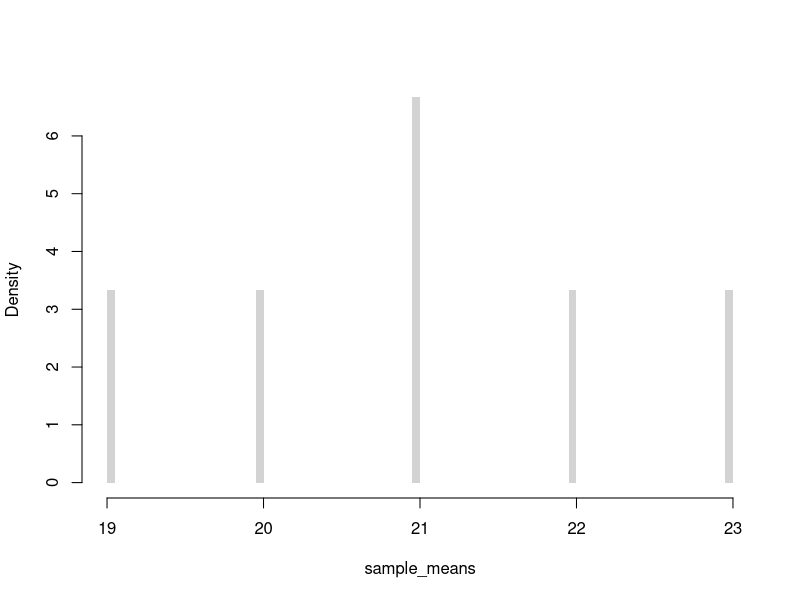
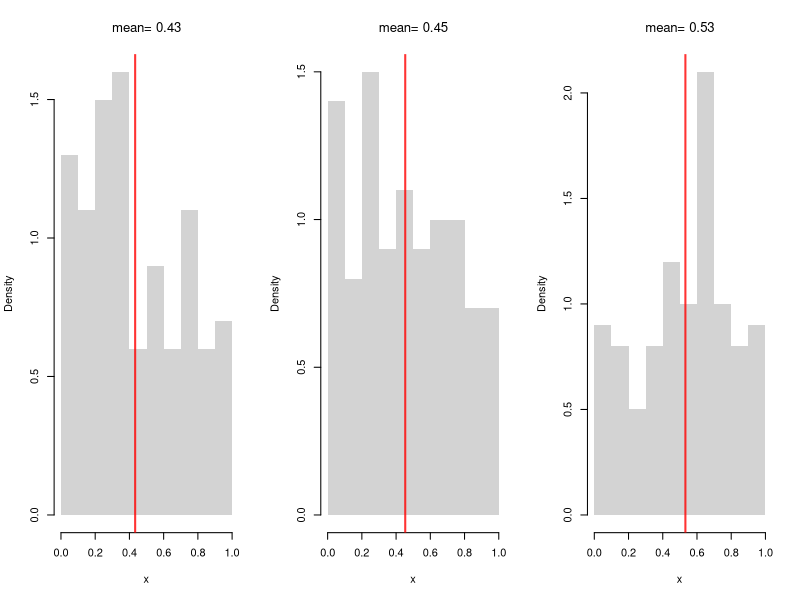
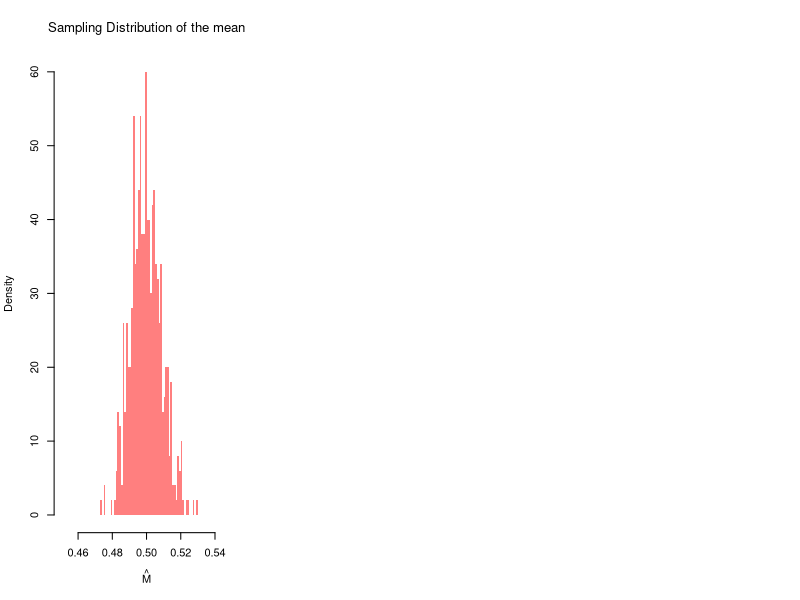
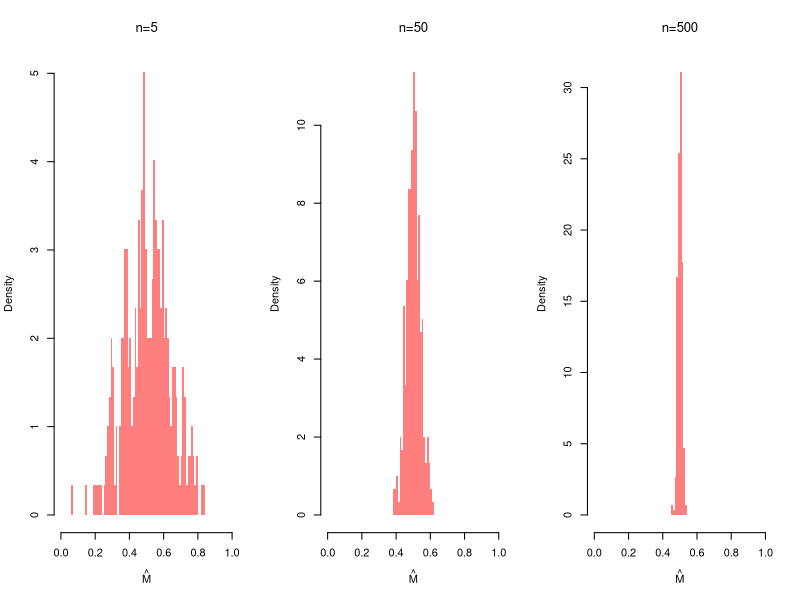
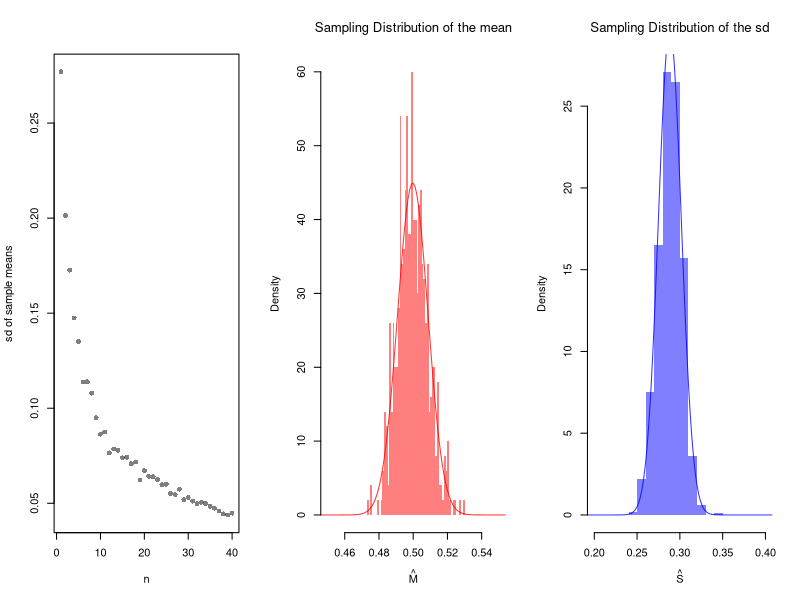
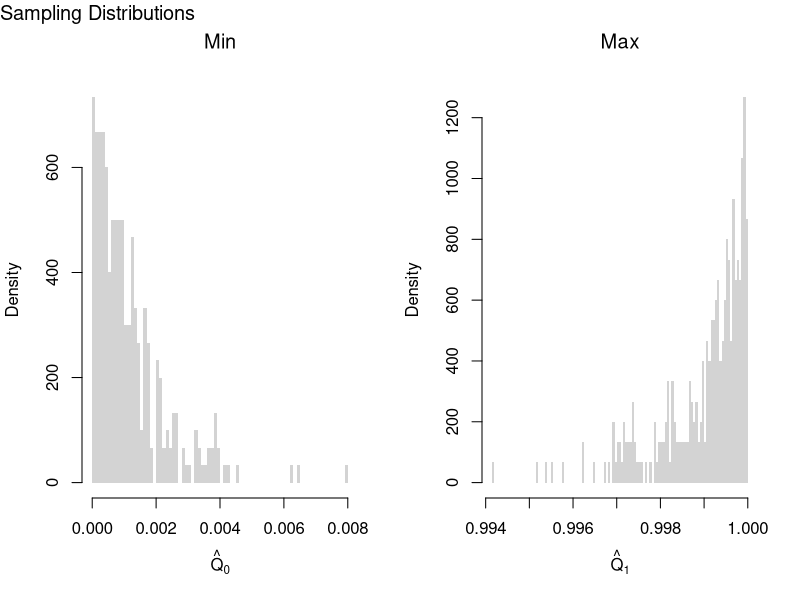
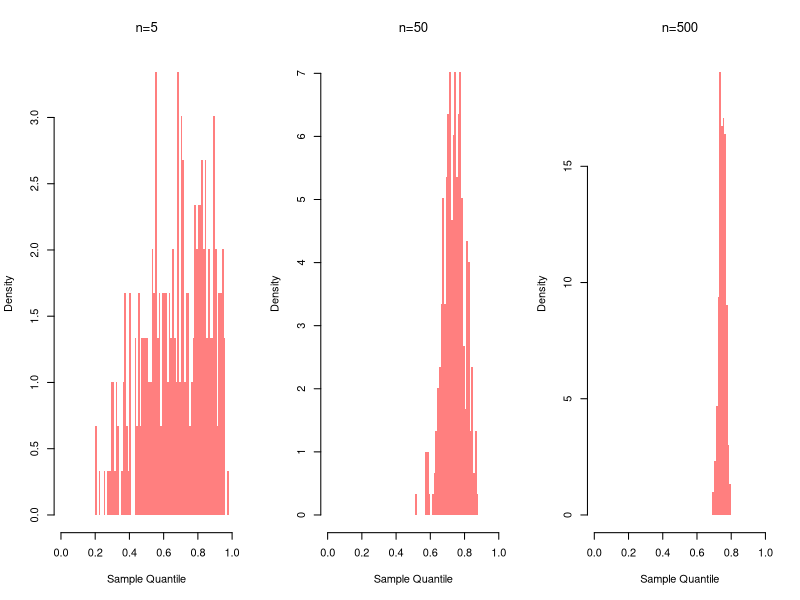
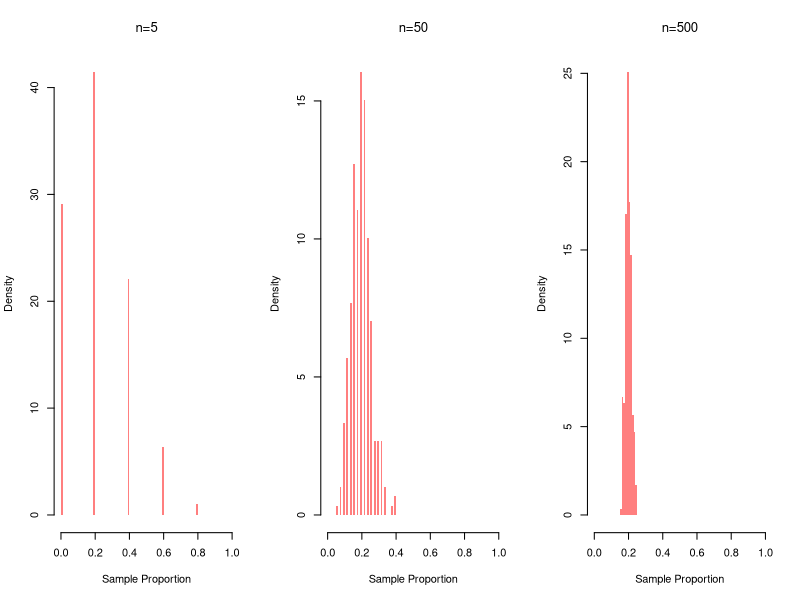

The R source for these figures, in order:
## ---- chunk 1
# Simple random sample (no duplicates, equal probability)
x <- c(1, 2, 3, 4) # population
sample(x, 2, replace=FALSE) #sample
## ---- chunk 2
#{1, 2, 3} {1, 3, 2}
#{2, 1, 3} {2, 3, 1}  
#{3, 2, 1} {3, 1, 2}
factorial(3)
## ---- chunk 3
#Ways to draw k=2 from a set with n=4
#{1, 2} {1, 3} {1, 4}  
#      {2, 3} {2, 4}  
#            {3, 4} 

choose(4, 2)
## ---- chunk 4
# License plates: 3 distinct letters, 3 distinct numbers
(26 * 25 * 24) * (10 * 9 * 8)

# Bank-account sample of 3 from 20 (order irrelevant)
choose(20, 3)

# HR committee: morning ordered, afternoon unordered
(25 * 24) * choose(23, 5)
## ---- chunk 5
#All possible samples of two from a bag of numbers {1, 2, 3, 4} with replacement 
#{1, 1} {1, 2} {1, 3}, {3, 4}
#{2, 2} {2, 3} {2, 4}
#{3, 3} {3, 4}
#{4, 4}

# Simple random sample (duplicates, equal probability)
sample(x, 2, replace=TRUE)
## ---- chunk 6
X <- c(18, 20, 22, 24) # Ages for student population
# six possible samples
m1 <- mean( X[c(1, 2)] ) #{1, 2}
m2 <- mean( X[c(1, 3)] ) #{1, 3}
m3 <- mean( X[c(1, 4)] ) #{3, 4}
m4 <- mean( X[c(2, 3)] ) #{2, 3}
m5 <- mean( X[c(2, 4)] ) #{2, 4}
m6 <- mean( X[c(3, 4)] ) #{3, 4}
# sampling distribution
sample_means <- c(m1, m2, m3, m4, m5, m6)
hist(sample_means,
    freq=FALSE, breaks=100,
    main=NA, border=NA)
## ---- chunk 7
# Three Sample Example from infinite population
x1 <- runif(100)
m1 <- mean(x1)
x2 <- runif(100)
m2 <- mean(x2)
x3 <- runif(100)
m3 <- mean(x3)
sample_means <- c(m1, m2, m3)
sample_means

# An Equivalent Approach: fill vector in a loop
sample_means <- rep(NA, 3)
for(i in seq(sample_means)){
    x <- runif(100)
    m <- mean(x)
    sample_means[i] <- m
}
sample_means
## ---- chunk 8
# Three Sample Example w/ Visual
par(mfrow=c(1, 3))
for(b in 1:3){
    x <- runif(100) 
    m <-  mean(x)
    hist(x,
        breaks=seq(0, 1, by=.1), #for comparability
        freq=FALSE, main=NA, border=NA)
    abline(v=m, col=rgb(1, 0, 0, .8), lwd=2)
    title(paste0('mean= ', round(m, 2)),  font.main=1)
}
## ---- chunk 9
# Many sample example
sample_means <- rep(NA, 500)
for(i in seq_along(sample_means)){
    x <- runif(1000)
    m <- mean(x)
    sample_means[i] <- m
}
hist(sample_means,
    breaks=seq(0.45, 0.55, by=.001),
    border=NA, freq=FALSE,
    col=rgb(1, 0, 0, .5),
    xlab=expression(hat(M)),
    main=NA)
title('Sampling Distribution of the mean', font.main=1)
## ---- chunk 10
m_LLLN <- mean(sample_means)
round(m_LLLN, 3)
## ---- chunk 11
par(mfrow=c(1, 3))
for(n in c(5, 50, 500)){
    sample_means_n <- rep(NA, 299)
    for(i in seq_along(sample_means_n)){
        x <- runif(n)
        m <- mean(x)
        sample_means_n[i] <- m
    }
    hist(sample_means_n,
        breaks=seq(0, 1, by=.01),
        border=NA, freq=FALSE,
        col=rgb(1, 0, 0, .5),
        xlab=expression(hat(M)),
        main=NA)
    title(paste0('n=', n), font.main=1)
}
## ---- chunk 12
n_seq <- seq(1, 40)
sd_seq <- rep(NA, length(n_seq))
for(n in seq_along(sd_seq)){
    sample_means_n <- rep(NA, 499)
    for(i in seq_along(sample_means_n)){
        x <- runif(n)
        m <- mean(x)
        sample_means_n[i] <- m
    }
    sd_seq[n] <- sd(sample_means_n)
}
plot(n_seq, sd_seq, pch=16, col=grey(0, 0.5),
    xlab='n', ylab='sd of sample means', main=NA)
## ---- chunk 13
X <- c(18, 20, 22, 24) #student ages (population values)
mean(X) # Population mean

# six possible samples of size 2
m1 <- mean( X[c(1, 2)] ) #{1, 2}
m2 <- mean( X[c(1, 3)] ) #{1, 3}
m3 <- mean( X[c(1, 4)] ) #{1, 4}
m4 <- mean( X[c(2, 3)] ) #{2, 3}
m5 <- mean( X[c(2, 4)] ) #{2, 4}
m6 <- mean( X[c(3, 4)] ) #{3, 4}
means_2 <- c(m1, m2, m3, m4, m5, m6)
sort(means_2)

# four possible samples of size 3
m1 <- mean( X[c(1, 2, 3)] ) 
m2 <- mean( X[c(1, 2, 4)] ) 
m3 <- mean( X[c(1, 3, 4)] ) 
m4 <- mean( X[c(2, 3, 4)] ) 
means_3 <- c(m1, m2, m3, m4)
sort(means_3)
## ---- chunk 14
hist(sample_means,
    breaks=seq(0.45, 0.55, by=.001),
    border=NA, freq=FALSE,
    col=rgb(1, 0, 0, .5),
    xlab=expression(hat(M)),
    main=NA)
title('Sampling Distribution of the mean', font.main=1)

# Approximately normal?
mu <- mean(sample_means)
mu_sd <- sd(sample_means)
x <- seq(0.1, 0.9, by=0.001)
fx <- dnorm(x, mu, mu_sd)
lines(x, fx, col=rgb(1, 0, 0, .8))
## ---- chunk 15
# CLT example of the 'sd' statistic
sample_sds <- rep(NA, 1000)
for(i in seq_along(sample_sds)){
    x <- runif(100) # same distribution
    s <- sd(x) # different statistic
    sample_sds[i] <- s
}
hist(sample_sds,
    breaks=seq(0.2, 0.4, by=.01),
    border=NA, freq=FALSE,
    col=rgb(0, 0, 1, .5),
    xlab=expression(hat(S)),
    main=NA)
title('Sampling Distribution of the sd', font.main=1)

# Approximately normal?
mu <- mean(sample_sds)
mu_sd <- sd(sample_sds)
x <- seq(0.1, 0.9, by=0.001)
fx <- dnorm(x, mu, mu_sd)
lines(x, fx, col=rgb(0, 0, 1, .8))

# try another random variable, such as rexp(100) instead of runif(100)
## ---- chunk 16
# Create 300 samples, each with 1000 random uniform variables
x_samples <- matrix(nrow=300, ncol=1000)
for(i in seq(1, nrow(x_samples))){
    x_samples[i, ] <- runif(1000)
}
# Each row is a new sample
length(x_samples[1, ])

# Compute min and max for each sample
x_mins <- apply(x_samples, 1, quantile, probs=0)
x_maxs <- apply(x_samples, 1, quantile, probs=1)

# Plot the sampling distributions of min, median, and max
# Median looks normal. Maximum and minimum do not!
par(mfrow=c(1, 2))
hist(x_mins, breaks=100, main=NA,
    xlab=expression(hat(Q)[0]), border=NA, freq=FALSE)
title('Min', font.main=1)
hist(x_maxs, breaks=100, main=NA,
    xlab=expression(hat(Q)[1]), border=NA, freq=FALSE)
title('Max', font.main=1)
title('Sampling Distributions', outer=TRUE, line=-1, adj=0, font.main=1)
## ---- chunk 17
par(mfrow=c(1, 3))
for(n in c(5, 50, 500)){
    sample_quants_n <- rep(NA, 299)
    for(i in seq_along(sample_quants_n)){
        x <- runif(n)
        m <- quantile(x, probs=0.75) #upper quartile
        sample_quants_n[i] <- m
    }
    hist(sample_quants_n,
        breaks=seq(0, 1, by=.01),
        border=NA, freq=FALSE,
        col=rgb(1, 0, 0, .5),
        xlab='Sample Quantile',
        main=NA)
    title(paste0('n=', n), font.main=1)
}
## ---- chunk 18
par(mfrow=c(1, 3))
for(n in c(5, 50, 500)){
    sample_props_n <- rep(NA, 299)
    for(i in seq_along(sample_props_n)){
        x <- sample(1:5, size=n, prob=c(1:5)/15, replace=TRUE)
        p3 <- mean(x==3)
        sample_props_n[i] <- p3
    }
    hist(sample_props_n,
        breaks=seq(0, 1, by=.01),
        border=NA, freq=FALSE,
        col=rgb(1, 0, 0, .5),
        xlab='Sample Proportion',
        main=NA)
    title(paste0('n=', n), font.main=1)
}
## ---- chunk 19
par(mfrow = c(1, 3))
for (n in c(50, 500, 5000)) {
  x <- runif(n)
  Fx <- ecdf(x)
  plot(Fx, main=NA)
  title(paste0('n=', n), font.main=1)
}
## ---- chunk 20
sample_dat <- USArrests[, 'Murder']
sample_mean <- mean(sample_dat)
sample_mean
## ---- chunk 21
# Generate Non-normal Data, from Hesterberg (2015)

# Population is 50% N(-2, 1) and 50% N(2, 4)
populationMean <- c(-2, 2)
populationVar <- c(1, 4)

# Generate samples from population
rPopulation <- function(n){
  # Which distribution is each observation coming from
  di <- sample(1:2, size=n, replace=TRUE, prob=c(.5, .5))
  rnorm(n, mean=populationMean[di], sd=sqrt(populationVar)[di])
}

# Compute Sample Mean
n <- 25
set.seed(2)
sample_dat <- rPopulation(n)
sample_mean <- mean(sample_dat)
## ---- chunk 22
# Plot Bootstrap Mean
# Modified from Hesterberg (2015)

#### Some parameters for figure layout.
divideX <- c(.6, .65)
divideY <- c(0, .32, .33, .65, .70, 1)
useFraction <- .9
Fraction2 <- 0:1 + c(1, -1) * (1-useFraction)/2
rescaleY <- function(x) (x-.33)/.67
divideY3 <- (c(NA, NA, .33, .65, .70, 1) - .33)/.67

PlotSample <- function(data,
    lineMu=TRUE,
    star=FALSE,
    lineM=NULL,
    col='gray'){
  # lineMu: logical, add a vertical line at mu
  # star:  logical, label with xbar* instead of xbar
  # lineM: NULL or numeric; add a vertical line there

  hist(data, breaks=seq(-6, 8, length=21), col=col,
       probability=TRUE, axes=FALSE, new=FALSE, border=NA,
       xlab='', xlim=c(-6, 8), ylim=c(0, .351),
       xaxs='i', yaxs='i', main=NA)
  axis(side=1, at=c(-6, 8))
  axis(side=1, at=mean(data),
       if(star) expression(hat(M)[r]) else expression(hat(M)))
  if(lineMu) {
    segments(mean(populationMean), y0=0, y1=.32)
    axis(side=1, at=mean(populationMean), '')
  }
  if(length(lineM)) {
    segments(lineM, y0=0, y1=.32, col=rgb(1, 0, 0, .8), lty=2)
    axis(side=1, at=lineM, '', col=rgb(1, 0, 0, .8))
  }
  invisible(NULL)
}

### Plot sample (as substitute for population)
par(fig=c(divideX[1] * (1/3 + 1/3 * Fraction2), divideY3[5:6]),
    mar=.1 + c(2, 0, 0, 0), mex=.8)
PlotSample(sample_dat, lineM=sample_mean)
axis(1, sample_mean, expression(hat(M)), col=rgb(1, 0, 0, .8))

### Bootstrap samples
set.seed(2)  ## Cherry Pick Some Good Ones
B <- lapply(1:20, function(b) { sample(sample_dat, replace=TRUE) })
temp <- lapply(B, hist, breaks=seq(-6, 8, length=21), plot=FALSE)
Bii <- which(sapply(temp, function(x) max(x[['counts']])) <= 5)
## Plot the Cherries
par(fig=c(divideX[1] * (0/3 + 1/3*Fraction2), divideY3[3:4]), new=TRUE)
PlotSample(B[[Bii[1]]], sample_mean, lineMu=FALSE, star=TRUE)
par(fig=c(divideX[1] * (1/3 + 1/3*Fraction2), divideY3[3:4]), new=TRUE)
PlotSample(B[[Bii[3]]], sample_mean, lineMu=FALSE, star=TRUE)
par(fig=c(divideX[1] * (2/3 + 1/3*Fraction2), divideY3[3:4]), new=TRUE)
PlotSample(B[[Bii[2]]], sample_mean, lineMu=FALSE, star=TRUE)

### Bootstrap Distribution
par(fig=c(divideX[2], 1, 0, .5), new=TRUE)
par(mar=c(4.1, 0, 0, 0))
set.seed(2)
Bmeans <- sapply(1:999, function(b) {
    dat_b <- sample(sample_dat, replace=TRUE) # c.f. jackknife
    mean(dat_b)
})
hist(Bmeans, xlim=c(-3, 3), ylim=c(0, 1), breaks=61, border=NA,
     axes=FALSE, col='gray', freq=FALSE, main=NA, yaxs='i',
     xlab='', ylab='')
abline(v=sample_mean, col=rgb(1, 0, 0, .8), lty=2)
abline(v=mean(populationMean))
axis(1, c(-3, 3))
axis(1, at=sample_mean, expression(hat(M)), col=rgb(1, 0, 0, .8))
#axis(3, at=mean(populationMean), expression(mu))

### Arrows
par(mar=c(2.1, 0, 0, 0))
par(fig=c(0, 1, 0, 1), usr=c(0, 1, 0, 1))
arrows(lwd=1.5, length=.125,
       x0=divideX[1] * (.29 + .42 * ppoints(5)[c(1, 3, 5)]),
       x1=divideX[1] * seq(.3, .7, length=3),
       y0=rescaleY(divideY[4:5] %*% c(.2, .77)) - .05,
       y1=rescaleY(divideY[4] - c(.6, 1, .6)*(divideY[5]-divideY[4])) - .05)
arrows(divideX[1], c(.1, .2, .3), length=.125, divideX[2], lwd=1.5)

### Text
text(.4, .8, adj=0, 'Sample')
text((divideX[2]+1)/2, .55, adj=.5, 'Resampling Distribution')
text(0.01, divideY3[4]+.03, adj=0, 'Resamples (r)')
legend(.01, .9, lty=1:2, col=c(rgb(0, 0, 0, .8), rgb(1, 0, 0, .8)), legend=expression(mu, hat(M)))
## ---- chunk 23
small_dat <- c(1, 6, 7, 22)
jackknife_meds <- rep(NA, length(small_dat))
for(i in seq_along(jackknife_meds)){
    jackknife_meds[i] <- median(small_dat[-i])
}
jackknife_meds
mean(jackknife_meds)
## ---- chunk 24
sample_dat <- USArrests[, 'Murder']
sample_mean <- mean(sample_dat)

# Jackknife Estimates
n <- length(sample_dat)
jackknife_means <- rep(NA, n)
for(i in seq_along(jackknife_means)){
    dat_noti <- sample_dat[-i]
    mean_noti <- mean(dat_noti)
    jackknife_means[i] <- mean_noti
}
hist(jackknife_means, breaks=25,
    border=NA, freq=FALSE,
    main=NA, xlab=expression(hat(M)[-i]))
abline(v=sample_mean, col=rgb(1, 0, 0, .8), lty=2)
## ---- chunk 25
set.seed(1)
small_dat <- c(1, 6, 7, 22)
bootstrap_meds <- rep(NA, 8)
for(b in seq_along(bootstrap_meds)){
    dat_b <- sample(small_dat, replace=TRUE)
    bootstrap_meds[b] <- median(dat_b)
}
bootstrap_meds
## ---- chunk 26
# Bootstrap estimates
bootstrap_means <- rep(NA, 9999)
for(b in seq_along(bootstrap_means)){
    boot_id <- sample(n, replace=TRUE)
    dat_b  <- sample_dat[boot_id] # c.f. jackknife
    mean_b <- mean(dat_b)
    bootstrap_means[b] <-mean_b
}

hist(bootstrap_means, breaks=25,
    border=NA, freq=FALSE,
    main=NA, xlab=expression(hat(M)[b]))
abline(v=sample_mean, col=rgb(1, 0, 0, .8), lty=2)
## ---- chunk 27
# theoretical probabilities
x <- c(0, 1)
x_probs <- c(1/4, 3/4)
# sample draws
coin_sample <- sample(x, prob=x_probs, 1000, replace=TRUE)
Fhat <- ecdf(coin_sample)

x_probs_boot <- c(Fhat(0), 1-Fhat(0))
x_probs_boot # approximately the theoretical value
coin_resample <- sample(x, prob=x_probs_boot, 999, replace=TRUE)
# any draw from here is almost the same as the original process
## ---- chunk 28
sd(bootstrap_means) # standard error estimate for the mean
sd(sample_dat) # standard deviation
## ---- chunk 29
sd(jackknife_means)*sqrt(n) # standard error estimate for the mean
sd(bootstrap_means) # standard error estimate for the mean
## ---- chunk 30
B <- 999 # number of bootstrap samples
Nseq <- seq(1, length(sample_dat), by=1) # different resample sizes
n_id <- seq_along(sample_dat) # who to potentially resample

## For each sample size, compute the bootstrap SE
SE <- rep(NA, length(Nseq))
for(n in seq_along(Nseq)){
    sample_stats_n <- rep(NA, B)
    for(b in seq(1, B)){
    	b_id <- sample(n_id, size=n, replace=TRUE)
        x_b <- sample_dat[b_id]
        x_stat_b <- mean(x_b) # statistic of interest
        sample_stats_n[b] <- x_stat_b
    }
    se_n <- sd(sample_stats_n) # How much the statistic varies across samples
    SE[n] <- se_n
}

plot(Nseq, SE, pch=16, col=grey(0, 0.5),
    ylab='standard error', xlab='sample size', main=NA)
## ---- chunk 31
med <- quantile(sample_dat, prob=0.5)

# Bootstrap estimates
bootstrap_stat <- rep(NA, 9999)
for(b in seq_along(bootstrap_stat)){
    boot_id <- sample(n, replace=TRUE)
    dat_b  <- sample_dat[boot_id] # c.f. jackknife
    stat_b <- quantile(dat_b, prob=0.5)
    bootstrap_stat[b] <- stat_b
}

hist(bootstrap_stat, breaks=25,
    border=NA, freq=FALSE,
    main=NA, xlab=expression(Med[b]))
abline(v=med, col=rgb(1, 0, 0, .8), lty=2)
## ---- chunk 32
# Standard error estimate for the median
sd(bootstrap_stat)
## ---- chunk 33
# Empirical Distribution
X <- USArrests[, 'Murder']
FX_hat <- ecdf(X)
plot(FX_hat, lwd=2, xlim=c(0, 20),
    pch=16, col=grey(0, .5), main=NA)

# Generating random variables via inverse ECDF
p <- runif(3000) ## Multiple Draws
QX_hat <- quantile(FX_hat, p, type=1)
QX_hat[c(1, 2, 3)]

## Can also do directly from the data
QX_hat <- quantile(X, p, type=1)
QX_hat[c(1, 2, 3)]
## ---- chunk 34
# 4 random data points from 3 different distributions
qunif(4)
qexp(4)
qnorm(4)
## ---- chunk 35
# Theoretical Quantile Function (from VGAM::qdagum)
qdagum <- function(p, scale.b=1, shape1.a, shape2.c) {
  # Quantile function (theoretically derived from the CDF)
  ans <- scale.b * (expm1(-log(p) / shape2.c))^(-1 / shape1.a)
  # Special known cases
  ans[p == 0] <- 0
  ans[p == 1] <- Inf
  # Safety Checks
  ans[p < 0] <- NaN
  ans[p > 1] <- NaN
  if(scale.b <= 0 | shape1.a <= 0 | shape2.c <= 0){ ans <- ans*NaN }
  # Return
  return(ans)
}

# Generate Random Variables (VGAM::rdagum)
rdagum <-function(n, scale.b=1, shape1.a, shape2.c){
    p <- runif(n) # generate random probabilities
    x <- qdagum(p, scale.b=scale.b, shape1.a=shape1.a, shape2.c=shape2.c) #find the inverses
    return(x)
}

# Example
set.seed(123)
X <- rdagum(3000, 1, 3, 1)
X[c(1, 2, 3)]
